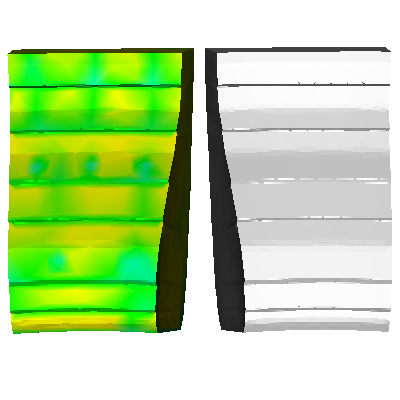

This figure's Python source:
#!/usr/bin/env python

# Decimate a PLOT3D geometry using quadric decimation, comparing
# results with and without attribute error metrics.

import os

# Factory overrides
import vtkmodules.vtkInteractionStyle  # noqa: F401
import vtkmodules.vtkRenderingOpenGL2  # noqa: F401

from vtkmodules.vtkFiltersCore import (
    vtkQuadricDecimation,
    vtkTriangleFilter,
)
from vtkmodules.vtkFiltersGeometry import vtkGeometryFilter
from vtkmodules.vtkIOParallel import vtkMultiBlockPLOT3DReader
from vtkmodules.vtkRenderingCore import (
    vtkActor,
    vtkCamera,
    vtkPolyDataMapper,
    vtkRenderWindow,
    vtkRenderWindowInteractor,
    vtkRenderer,
)

# Data file path (relative to this script)
data_dir = os.environ.get("VPE_DATA_DIR", os.path.dirname(os.path.abspath(__file__)))

# Reader: load PLOT3D multi-block data
plot3d_reader = vtkMultiBlockPLOT3DReader()
plot3d_reader.SetFileName(os.path.join(data_dir, "combxyz.bin"))
plot3d_reader.SetQFileName(os.path.join(data_dir, "combq.bin"))
plot3d_reader.SetScalarFunctionNumber(100)
plot3d_reader.SetVectorFunctionNumber(202)
plot3d_reader.Update()
pl3d_output = plot3d_reader.GetOutput().GetBlock(0)

# Convert to polydata via geometry filter, then triangulate
geometry_filter = vtkGeometryFilter()
geometry_filter.SetInputData(pl3d_output)

triangle_filter = vtkTriangleFilter()
triangle_filter.SetInputConnection(geometry_filter.GetOutputPort())

# Original geometry mapper
geometry_mapper = vtkPolyDataMapper()
geometry_mapper.SetInputConnection(triangle_filter.GetOutputPort())
geometry_mapper.SetScalarRange(pl3d_output.GetScalarRange())

geometry_actor = vtkActor()
geometry_actor.SetMapper(geometry_mapper)

# Decimation with attribute error metric
decimation_with_attr = vtkQuadricDecimation()
decimation_with_attr.SetInputConnection(triangle_filter.GetOutputPort())
decimation_with_attr.SetTargetReduction(0.90)
decimation_with_attr.SetAttributeErrorMetric(True)

mapper_with_attr = vtkPolyDataMapper()
mapper_with_attr.SetInputConnection(decimation_with_attr.GetOutputPort())

actor_with_attr = vtkActor()
actor_with_attr.SetMapper(mapper_with_attr)

# Decimation without attribute error metric
decimation_no_attr = vtkQuadricDecimation()
decimation_no_attr.SetInputConnection(triangle_filter.GetOutputPort())
decimation_no_attr.SetTargetReduction(0.9)
decimation_no_attr.SetAttributeErrorMetric(False)

mapper_no_attr = vtkPolyDataMapper()
mapper_no_attr.SetInputConnection(decimation_no_attr.GetOutputPort())

actor_no_attr = vtkActor()
actor_no_attr.SetMapper(mapper_no_attr)
actor_no_attr.AddPosition(0, 12, 0)

# Renderer
renderer = vtkRenderer()
renderer.AddActor(actor_with_attr)
renderer.AddActor(actor_no_attr)
renderer.SetBackground(1, 1, 1)

# Window
render_window = vtkRenderWindow()
render_window.AddRenderer(renderer)
render_window.SetSize(400, 400)
render_window.SetWindowName("quadric decimation")

# Scene
camera = vtkCamera()
camera.SetPosition(19.34, 6.128, -11.96)
camera.SetFocalPoint(8.25451, 6.0, 29.77)
camera.SetViewUp(0.9664, 0.00605, 0.256883)
camera.SetViewAngle(30)
camera.SetClippingRange(26, 64)
renderer.SetActiveCamera(camera)

# Interactor
interactor = vtkRenderWindowInteractor()
interactor.SetRenderWindow(render_window)

interactor.Initialize()
interactor.Start()
